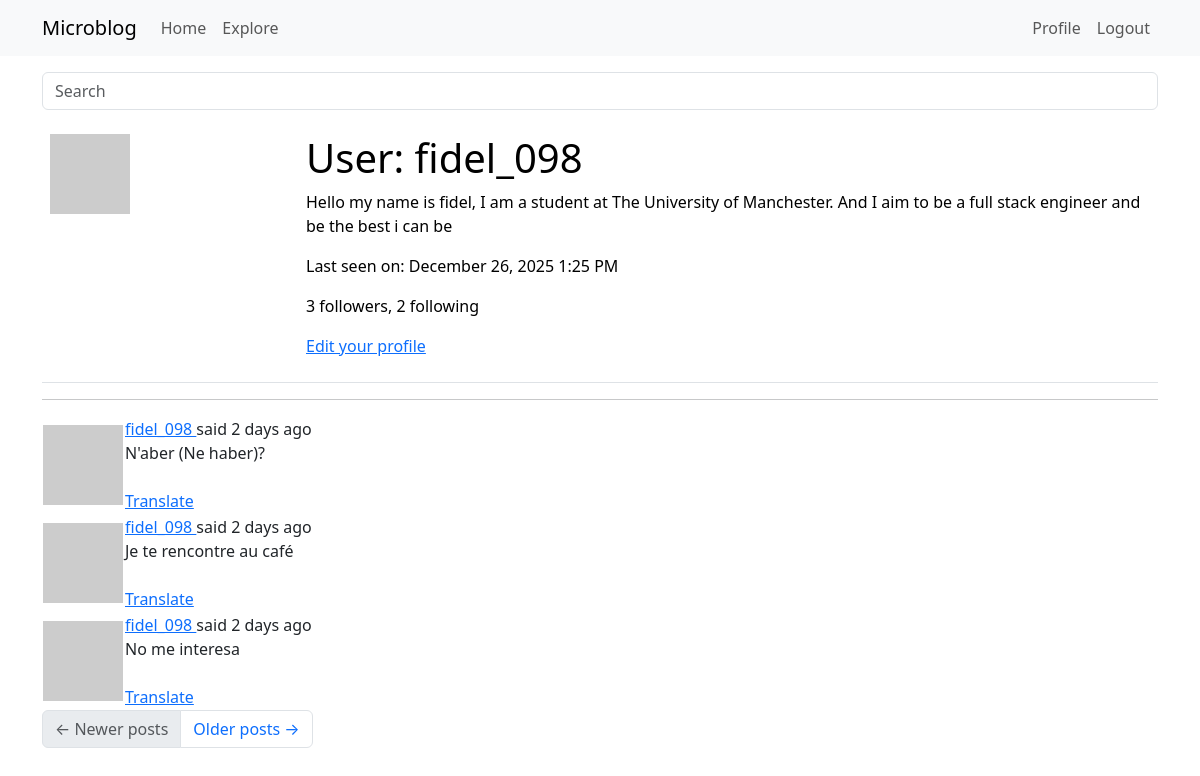
The page /user/fidel_098 (signed in) on the database as committed earlier.
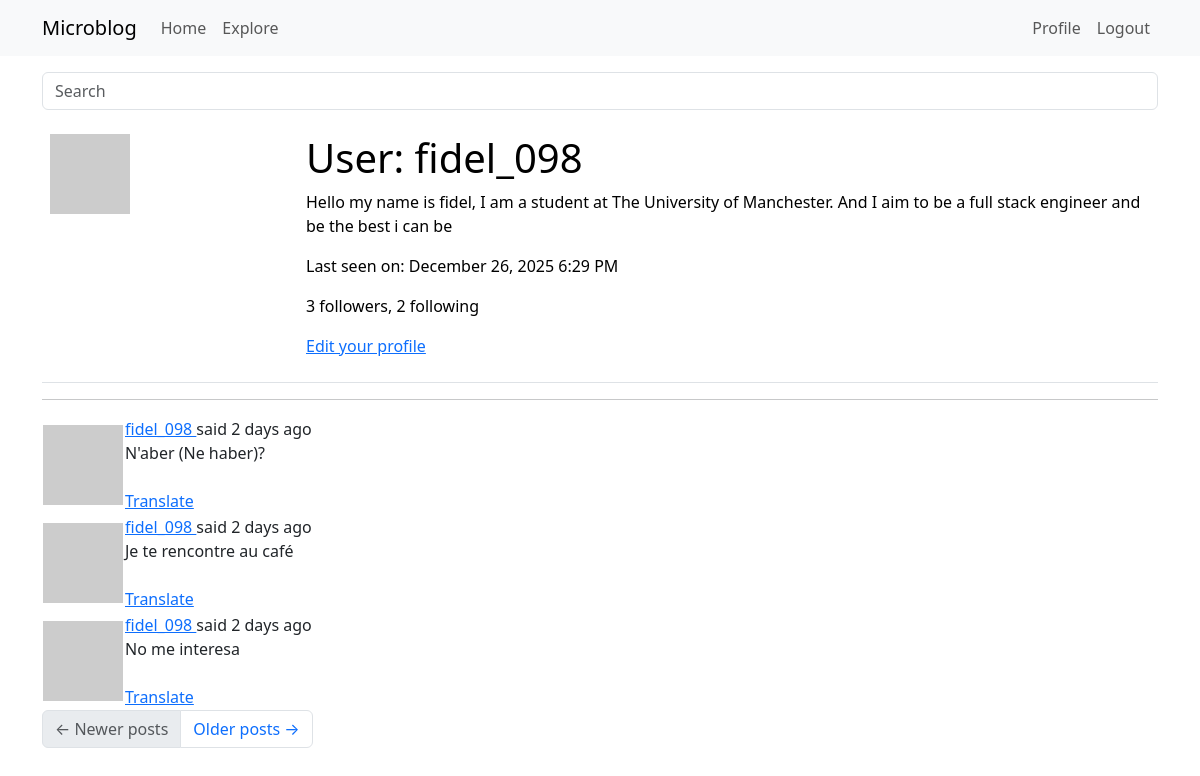
The same page on the database as committed later.
### app/models.py (models this page shows, shortened)
class User(UserMixin, db.Model):
    __tablename__ = "user"
    id: so.Mapped[int] = so.mapped_column(primary_key=True)
    username: so.Mapped[str] = so.mapped_column(sa.String(64), index=True, unique=True)
    email: so.Mapped[str] = so.mapped_column(sa.String(120), index=True, unique=True)
    password_hash: so.Mapped[Optional[str]] = so.mapped_column(sa.String(256))
    posts: so.WriteOnlyMapped['Post'] = so.relationship(back_populates='author')
    about_me: so.Mapped[Optional[str]] = so.mapped_column(sa.String(140))
    last_seen: so.Mapped[Optional[datetime]] = so.mapped_column(default=lambda:
                                datetime.now(timezone.utc))
    def avatar(self, size):
        digest = md5(self.email.lower().encode('utf-8')).hexdigest()
        return f'https://www.gravatar.com/avatar/{digest}?d=identicon&s={size}'
    following: so.WriteOnlyMapped['User'] = so.relationship(
        secondary=followers,
        primaryjoin=(followers.c.follower_id == id),
        secondaryjoin=(followers.c.followed_id == id),
        back_populates='followers')
    followers: so.WriteOnlyMapped['User'] = so.relationship(
        secondary=followers, primaryjoin=(followers.c.followed_id == id),
        secondaryjoin=(followers.c.follower_id == id),
        back_populates='following')
    def followers_count(self):
        query = sa.select(sa.func.count()).select_from(
            self.followers.select().subquery())
        return db.session.scalar(query)
    def following_count(self):
        query = sa.select(sa.func.count()).select_from(
            self.following.select().subquery())
        return db.session.scalar(query)

class SearchableMixin(object):
    @classmethod
    def before_commit(cls, session):
        session._changes = { #session._changes is a custom attribute added to the session object to track changes made during the session
            'add': list(session.new), #list of new objects to be added
            'update': list(session.dirty), #list of modified objects
            'delete': list(session.deleted) #list of deleted objects
        }
    @classmethod
    def after_commit(cls, session):
        for obj in session._changes['add']:
            if isinstance(obj, SearchableMixin):
                add_to_index(obj.__tablename__, obj)
        for obj in session._changes['update']:
            if isinstance(obj, SearchableMixin):
                add_to_index(obj.__tablename__, obj)
        for obj in session._changes['delete']:
            if isinstance(obj, SearchableMixin):
                remove_from_index(obj.__tablename__, obj)
        session._changes = None

class Post(SearchableMixin, db.Model):
    __tablename__ = "post"
    __searchable__ = ['body'] #this indicates that the body field of the Post model should be indexed for full-text search
    id: so.Mapped[int] = so.mapped_column(primary_key=True)
    body: so.Mapped[str] = so.mapped_column(sa.String(140))
    timestamp: so.Mapped[datetime] = so.mapped_column(index=True, default=lambda: datetime.now(timezone.utc))
    user_id: so.Mapped[int] = so.mapped_column(sa.ForeignKey(User.id), index=True)
    author: so.Mapped[User] = so.relationship(back_populates='posts')
    language: so.Mapped[Optional[str]] = so.mapped_column(sa.String(5))

### app/main/routes.py (the view)
@bp.route('/user/<username>')
@login_required
def user(username):
    user = db.first_or_404(sa.select(User).where(User.username == username))
    page = request.args.get('page', 1, type=int)
    query = user.posts.select().order_by(Post.timestamp.desc())
    posts = db.paginate(query, page=page, per_page=current_app.config['POSTS_PER_PAGE'], error_out=False)
    prev_url=None
    next_url=None
    if posts.has_next:
        next_url = url_for('main.user', username=user.username, page=posts.next_num)
    else:
        None
    if posts.has_prev:
        prev_url = url_for('main.user', username=user.username, page=posts.prev_num)
    else:
        None
    form = EmptyForm()
    return render_template('user.html',form=form,
                           posts=posts.items, next_url=next_url,
                           prev_url=prev_url, user=user)

### app/main/forms.py
class SearchForm(FlaskForm):
    q = StringField(_l('Search'), validators=[DataRequired()])
    def __init__(self, *args, **kwargs):
        if 'formdata' not in kwargs:
            kwargs['formdata'] = request.args
        if 'meta' not in kwargs:
            kwargs['meta'] = {'csrf': False}
        super(SearchForm, self).__init__(*args, **kwargs)

class EmptyForm(FlaskForm):
    submit = SubmitField(_l('Submit'))

### app/__init__.py (called while the page is built)
def get_locale():
    return request.accept_languages.best_match(current_app.config['LANGUAGES'])

### app/main/routes.py (called while the page is built)
@bp.before_request
def before_request():
    if current_user.is_authenticated:
        current_user.last_seen = datetime.now(timezone.utc)
        db.session.commit()
        g.search_form = SearchForm()
    g.locale = str(get_locale())

### app/models.py (called while the page is built)
@login.user_loader
def load_user(id):
    return db.session.get(User, int(id))

### app/templates/user.html (shortened to what this page needs)
 {%extends "base.html" %}
 {% block content %}
    <table class="table table-hover">
        <tr valign="top">
             <td width="256px"><img src = "{{ user.avatar(128) }}"></td>
             <td>
                <h1>{{ _('User') }}: {{ user.username }}</h1>
                {% if user.about_me %}<p>{{ user.about_me }}</p>{% endif %}
                {% if user.last_seen %}<p>{{ _('Last seen on') }}: {{ moment(user.last_seen).format('LLL') }}</p>{% endif %}
                 <p>{{ _('%(count)d followers', count=user.followers_count()) }}, {{ _('%(count)d following', count=user.following_count()) }}</p>
                 {% if user == current_user %}
                <p><a href="{{ url_for('main.edit_profile') }}">{{ _('Edit your profile') }}</a></p>
                {% endif %}
            </td>
        </tr>
    </table>
    <hr>
    {% for post in posts %}
        {% include '_post.html' %}
    {% endfor %}
    <nav aria-label="Post navigation">
        <ul class="pagination">
            <li class="page-item{% if not prev_url %} disabled{% endif %}">
                <a class="page-link" href="{{ prev_url }}">
                    <span aria-hidden="true">&larr;</span> Newer posts
                </a>
            </li>
            <li class="page-item{% if not next_url %} disabled{% endif %}">
                <a class="page-link" href="{{ next_url }}">
                    Older posts <span aria-hidden="true">&rarr;</span>
                </a>
            </li>
        </ul>
    </nav>
{% endblock %}

### app/templates/base.html (shortened to what this page needs)
<!doctype html>
<html>
    <head>
      <link
        href="https://cdn.jsdelivr.net/npm/bootstrap@5.3.2/dist/css/bootstrap.min.css"
        rel="stylesheet"
      >
    </head>
    <body>
        <nav class="navbar navbar-expand-lg bg-body-tertiary">
        <div class="container">
          <a class="navbar-brand" href="{{ url_for('main.index') }}">Microblog</a>
        <div class="collapse navbar-collapse" id="navbarSupportedContent">
          <ul class="navbar-nav me-auto mb-2 mb-lg-0">
            <li class="nav-item">
              <a class="nav-link" aria-current="page" href="{{ url_for('main.index') }}">Home</a>
            </li>
            <li class="nav-item">
              <a class="nav-link" aria-current="page" href="{{ url_for('main.explore') }}">Explore</a>
            </li>
          </ul>
          <ul class="navbar-nav mb-2 mb-lg-0">
          {% if current_user.is_anonymous %}
          <li class="nav-item">
              <a class="nav-link" aria-current="page" href="{{ url_for('auth.login') }}">Login</a>
          </li>
            {% else %}
          <li class="nav-item">
              <a class="nav-link" aria-current="page" href="{{ url_for('main.user', username=current_user.username) }}">Profile</a>
          </li>
          <li class="nav-item">
              <a class="nav-link" aria-current="page" href="{{ url_for('auth.logout') }}">Logout</a>
            </li>
          {% endif %}
        </ul>
        </div>
      </div>
    </nav>
    <div class="container mt-3">
      {% if g.search_form %}
          <form method="GET" action="{{ url_for('main.search') }}" class="mb-3">
           <div class="input-group">
               {{ g.search_form.q(size=20, class='form-control', placeholder=g.search_form.q.label.text) }}
              </div>
            </form>
        {% endif %}
        {% block content %}{% endblock %}
      </div>
  </body>
</html>

### app/templates/_post.html (shortened to what this page needs)
<table class=""table table-hover>
    <tr>
        <td width="70px">
            <a href="{{ url_for('main.user', username=post.author.username) }}">
            <img src="{{ post.author.avatar(36) }}">
            </a>
        </td>
        <td>
            {{ _('%(username)s said %(when)s',
                username=user_link, when=moment(post.timestamp).fromNow()) }}
                <br>
            <span id="post{{ post.id }}">{{ post.body }}</span>
            {% if post.language and post.language != g.locale %}
            <br><br>
            <span id="translation{{ post.id }}">
                    <a href="javascript:translate(
                                'post{{ post.id }}',
                                'translation{{ post.id }}',
                                '{{ post.language }}',
                                '{{ g.locale }}');">{{ _('Translate') }}</a>
                </span>
            {% endif %}
        </td>
    </tr>
</table>

Rows that differ between the two databases and show on the page:
changed User "fidel_098": last_seen "December 26, 2025 1:25 PM" → "December 26, 2025 6:29 PM"
